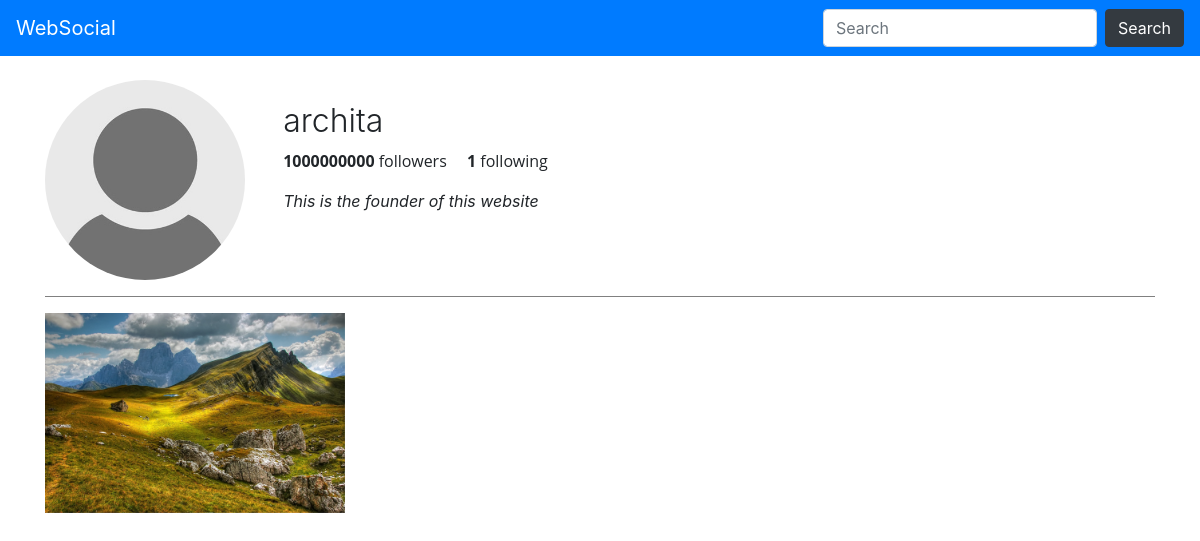
Page /feed/archita on the committed database.
### userfeed/models.py (models this page shows, shortened)
class Profile(models.Model):
    user=models.ForeignKey(User,on_delete=models.CASCADE)       #user who created the profile
    displayPicture=models.ImageField(upload_to="Profiles", default="default/default-user-icon.jpg")
    bio=models.CharField(max_length=200, blank=True)
    followers=models.IntegerField(default=0)
    following=models.IntegerField(default=0)

class Post(models.Model):
    user=models.ForeignKey(User,on_delete=models.CASCADE)       #user who posts th Post
    caption= models.CharField(max_length=200)
    image = models.ImageField(upload_to="Posts")
    date=models.DateTimeField(auto_now_add=True)

### userfeed/views.py (the view)
# urls.py: path("<str:username>",views.userProfile,name="userprofile"),
def userProfile(request,username):
    users = User.objects.filter(username=username)
    if users:
        for user in users:
            profile=Profile.objects.get(user=user)
            posts=getPostImages(user)
            followers=profile.followers
            following=profile.following
            userImage=profile.displayPicture
            data={'username':user.username,
                'fname':user.first_name,
                'lname':user.last_name,
                'bio':profile.bio,
                'followers':followers,
                'following':following,
                'userImage':userImage,
                'posts':posts,
            }
            return render(request, 'userfeed/userprofile.html',data)
    else:
        messages.success(request, "User does not exist")
        return redirect('/feed')

### userfeed/views.py (called while the page is built)
def getPostImages(user):
    postObj = Post.objects.filter(user=user)
    imgList= [postObj[i:i+3] for i in range(0, len(postObj), 3)]
    return imgList

### templates/userfeed/userprofile.html (shortened to what this page needs)
{% extends 'base.html' %}
{% block body %}
<div class="container my-4">
    <div class="media">
    <img src="{{userImage.url}}" class="align-self-start mr-3 userImage" alt="...">
    <div class="media-body content">
        <h2 class="mt-0" style="font-weight: 300;">{{username}}</h2>
        <p class="followers"><span><b>{{followers}}</b> followers</span>
        <span class="ml-3"><b>{{following}}</b> following</span> </p>
        <p><i>{{bio}}</i></p>
        </div>
    </div>
    <hr>
    <div class='row'>
        {% for i in posts %}
            {% for post in i %}
                <div class='col-md-4'>
                    <img src="{{post.image.url}}" alt="Image" class='sz'>
                </div>
            {% endfor %}
        {% endfor %}
    </div>
</div>
{% endblock body %}

### rows in the picture
Profile: bio "This is the founder of this website"
Post: image (picture)

### other values in the picture
{{ username }} "archita"
{{ followers }} "1000000000"
{{ following }} "1"
